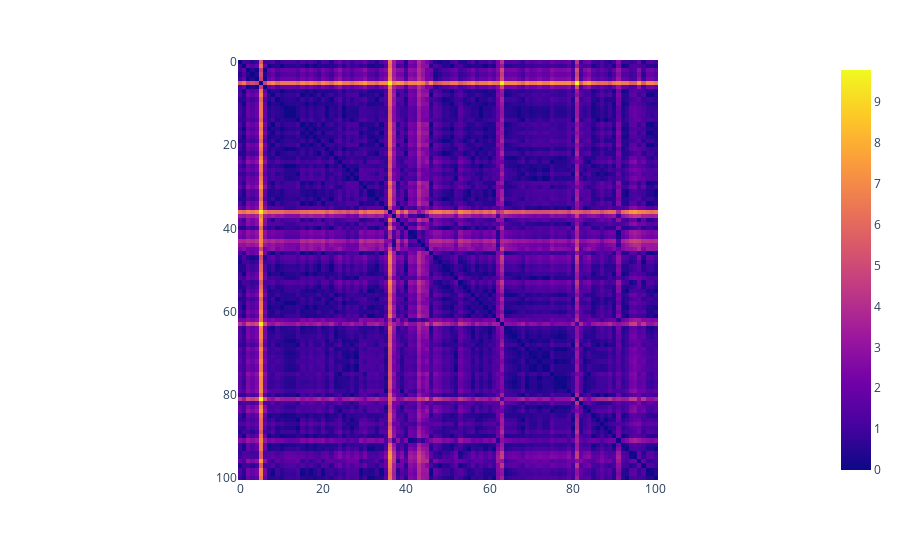

Notebook cell for this chart:
### Code cell
px.imshow(train_distance_matrix)

### Figure 1 — Plotly figure (JSON) as saved in the notebook; plotly's stock layout.template omitted (floating-point values rounded to 4 significant figures; data arrays with more than 128 entries replaced by an {"elided": "..."} marker saying what was removed)
{"data": [{"coloraxis": "coloraxis", "name": "0", "z": {"elided": "101x101 float values"}, "type": "heatmap", "xaxis": "x", "yaxis": "y", "hovertemplate": "x: %{x}<br>y: %{y}<br>color: %{z}<extra></extra>"}], "layout": {"xaxis": {"anchor": "y", "domain": [0.0, 1.0], "scaleanchor": "y", "constrain": "domain"}, "yaxis": {"anchor": "x", "domain": [0.0, 1.0], "autorange": "reversed", "constrain": "domain"}, "coloraxis": {"colorscale": [[0.0, "#0d0887"], [0.1111, "#46039f"], [0.2222, "#7201a8"], [0.3333, "#9c179e"], [0.4444, "#bd3786"], [0.5556, "#d8576b"], [0.6667, "#ed7953"], [0.7778, "#fb9f3a"], [0.8889, "#fdca26"], [1.0, "#f0f921"]]}, "margin": {"t": 60}}}
